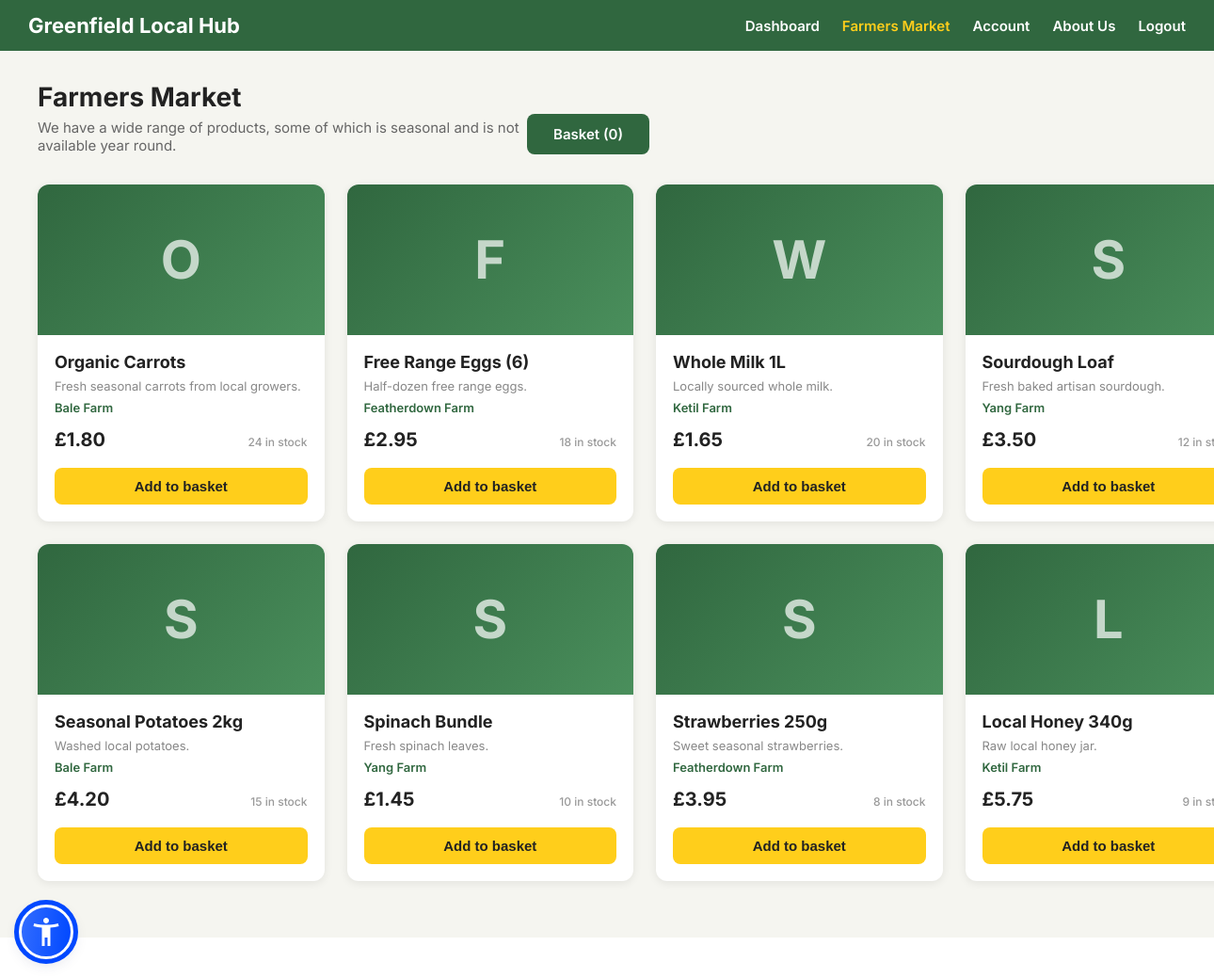
The page /customer/Farmers-Market (signed in) on the database as committed earlier.
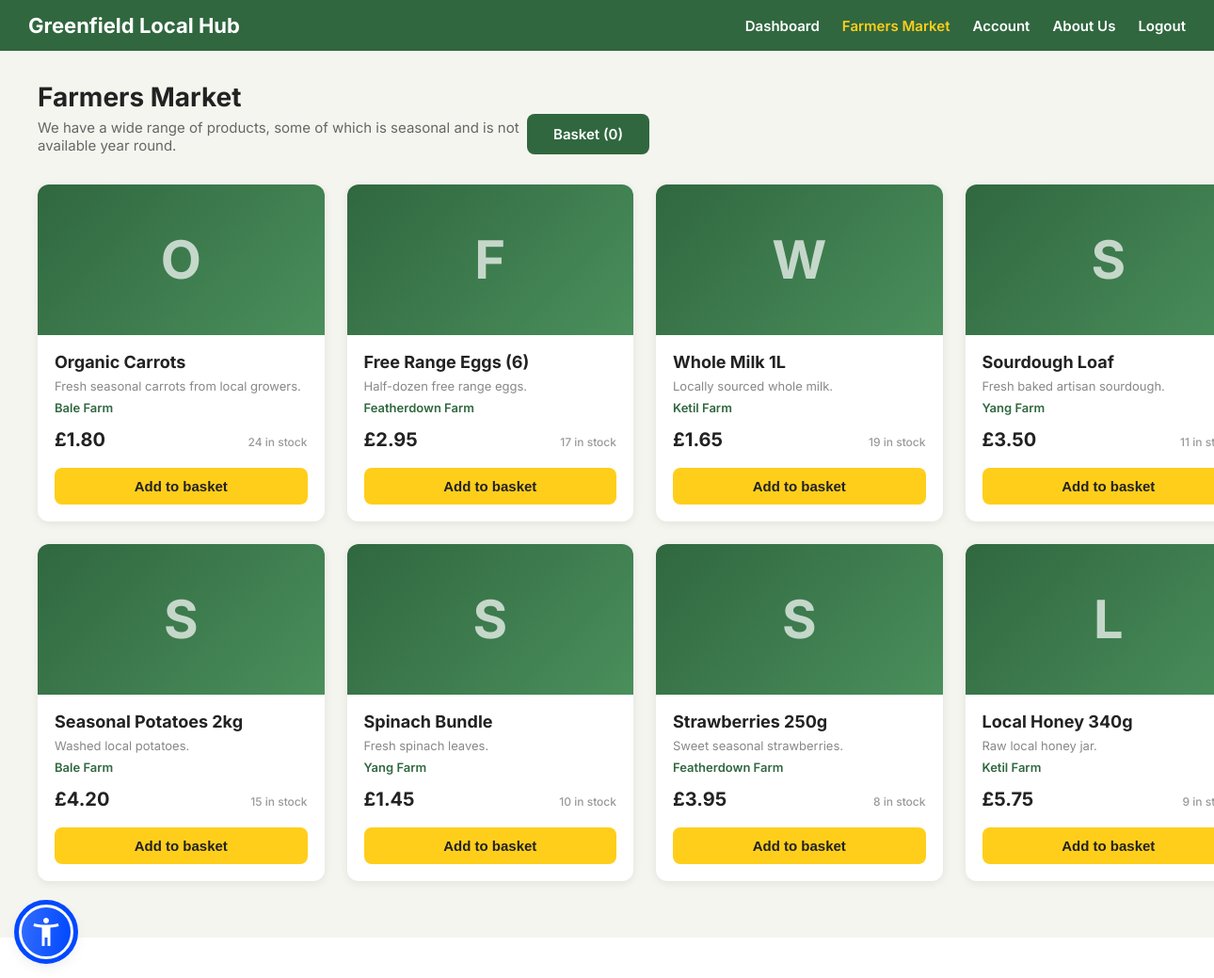
The same page on the database as committed later.
### models.py (models this page shows)
class Product(db.Model):
    __tablename__ = "products"
    product_id    = db.Column(db.Integer, primary_key=True)
    name          = db.Column(db.String(120), nullable=False)
    description   = db.Column(db.Text)
    price         = db.Column(Numeric(10, 2), nullable=False)
    stock         = db.Column(db.Integer, nullable=False, default=0)
    producer      = db.Column(SAEnum(Producers), nullable=False)
    created_at    = db.Column(db.DateTime, default=UTC_NOW)
    order_items = db.relationship("OrderItem", back_populates="product", cascade="all, delete-orphan")

### customer/routes.py (the view)
@bp.route("/Farmers-Market")
@login_required
def Farmers_Market():
    products = Product.query.filter(Product.stock > 0).all()
    return render_template("customer/Farmers-Market.html", products=products)

### app.py (called while the page is built)
@login_manager.user_loader
def load_user(user_id):
    return db.session.get(User, int(user_id))

@app.before_request
def _dump_routes_once():
    if not getattr(app, "_routes_dumped", False):
        print("\n=== ROUTES (endpoint -> url) ===")
        for r in app.url_map.iter_rules():
            print(f"{r.endpoint:25} -> {r.rule}")
        print("================================\n")
        app._routes_dumped = True

### templates/customer/Farmers-Market.html (shortened to what this page needs)
{% extends "base.html" %}
{% block extra_css %}
<link rel="stylesheet" href="{{ url_for('static', filename='css/customer/Farmers-Market.css') }}">
{% endblock %}
{% block content %}
<div class="hero">
    <div class="green-header">
        <div class="left-side">
            <h1>Greenfield Local Hub</h1>
        </div>
        <nav class="top-nav">
            <a href="{{ url_for('customer.customer_dashboard') }}">Dashboard</a>
            <a href="{{ url_for('customer.Farmers_Market') }}" class="active">Farmers Market</a>
            <a href="{{ url_for('auth.profile') }}">Account</a>
            <a href="{{ url_for('public.about_us') }}">About Us</a>
            <a href="{{ url_for('auth.logout') }}">Logout</a>
        </nav>
    </div>
    <div class="market-body">
        <div class="market-header">
            <div>
                <h2 class="market-title">Farmers Market</h2>
                <p class="market-subtitle">We have a wide range of products, some of which is seasonal and is not available year round.</p>
            </div>
            {% set basket = session.get('basket', {}) %}
            {% set basket_count = basket.values()|list|sum if basket else 0 %}
            <a href="{{ url_for('customer.checkout') }}" class="btn-basket">
                Basket ({{ basket_count }})
            </a>
        </div>
        {% if products %}
        <div class="product-grid">
            {% for product in products %}
            <div class="product-card">
                <div class="product-img" aria-hidden="true">
                    <span class="product-initial">{{ product.name[0] | upper }}</span>
                </div>
                <div class="product-info">
                    <h3 class="product-name">{{ product.name }}</h3>
                    {% if product.description %}
                    <p class="product-desc">{{ product.description | truncate(60) }}</p>
                    {% endif %}
                    <p class="product-source">{{ product.producer.value | replace('_', ' ') | title }}</p>
                    <div class="product-bottom">
                        <span class="product-price">£{{ "%.2f" | format(product.price) }}</span>
                        <span class="product-stock">{{ product.stock }} in stock</span>
                    </div>
                    <form method="POST" action="{{ url_for('customer.add_to_basket', product_id=product.product_id) }}">
                        <button type="submit" class="btn-add">Add to basket</button>
                    </form>
                </div>
            </div>
            {% endfor %}
        </div>
        {% else %}
        <div class="empty-state">
            <p>No products are available right now. Check back soon!</p>
        </div>
        {% endif %}
    </div>
</div>
{% endblock %}

### templates/base.html (shortened to what this page needs)
<!doctype html>
<html lang="en">
    <head>
        <link rel="stylesheet" href="{{ url_for('static', filename='css/global.css') }}">
        {% block extra_css %}{% endblock %}
    </head>
    <body>
        <main class="container">
            {% block content %}{% endblock %}
        </main>
        <footer class="silent-footer">©2026 GLH</footer>
    </body>
</html>

### static/css/global.css (style rules this page uses)
div, a { font-family: 'Inter', sans-serif; }
html, body { margin: 0; padding: 0; font-family: 'Inter', sans-serif; }
.silent-footer { width: 100%; text-align: center; color: #ffffff; font-size: 15px; opacity: 0.85; padding: 12px 0; }

### static/css/customer/Farmers-Market.css (style rules this page uses)
.hero { min-height: 100vh; width: 100%; background: #f5f5f0; display: flex; flex-direction: column; }
.green-header { background: #30673F; display: flex; align-items: center; justify-content: space-between; padding: 14px 30px; position: sticky; top: 0; z-index: 100; }
.green-header .left-side h1 { margin: 0; font-size: 22px; color: #ffffff; font-weight: 700; }
.top-nav { display: flex; gap: 24px; align-items: center; }
.top-nav a { color: #ffffff; font-weight: 600; text-decoration: none; font-size: 15px; transition: color 0.2s; }
.top-nav a:hover, .top-nav a.active { color: #FFCE1B; }
.market-body { flex: 1; padding: 32px 40px 60px; max-width: 1400px; margin: auto; width: 100%; }
.market-header { display: flex; align-items:flex-end; justify-content:flex-start; margin-bottom: 32px; flex-wrap: wrap; }
.market-title { font-size: 28px; font-weight: 700; color: #222; margin: 0 0 6px; }
.market-subtitle { font-size: 15px; color: #666; margin: 0; max-width: 520px; }
.btn-basket { display: inline-block; background: #30673F; color: #fff; padding: 12px 28px; border-radius: 8px; font-size: 15px; font-weight: 600; text-decoration: none; transition: background 0.2s; white-space: nowrap; }
.product-grid { display: grid; grid-template-columns: repeat(auto-fill, minmax(240px, 1fr)); gap: 24px; }
.product-card { background: #fff; border-radius: 12px; overflow: hidden; box-shadow: 0 2px 10px rgba(0, 0, 0, 0.08); display: flex; flex-direction: column; transition: transform 0.2s, box-shadow 0.2s; }
.product-img { height: 160px; background: linear-gradient(135deg, #30673F 0%, #4a8f5c 100%); display: flex; align-items: center; justify-content: center; }
.product-initial { font-size: 56px; font-weight: 700; color: rgba(255, 255, 255, 0.7); user-select: none; }
.product-info { padding: 18px; display: flex; flex-direction: column; gap: 6px; flex: 1; }
.product-name { font-size: 18px; font-weight: 700; color: #222; margin: 0; }
.product-desc { font-size: 13px; color: #888; margin: 0; line-height: 1.4; }
.product-source { font-size: 13px; color: #30673F; font-weight: 600; margin: 0; }
.product-bottom { display: flex; align-items: baseline; justify-content: space-between; margin-top: 8px; }
.product-price { font-size: 20px; font-weight: 700; color: #222; }
.product-stock { font-size: 12px; color: #999; font-weight: 500; }
.btn-add { margin-top: 12px; width: 100%; background: #FFCE1B; color: #222; border: none; padding: 11px 0; border-radius: 8px; font-size: 15px; font-weight: 700; cursor: pointer; transition: background 0.2s; }

Rows that differ between the two databases and show on the page:
changed Product "Free Range Eggs (6)": stock "18" → "17"
changed Product "Whole Milk 1L": stock "20" → "19"
changed Product "Sourdough Loaf": stock "12" → "11"
